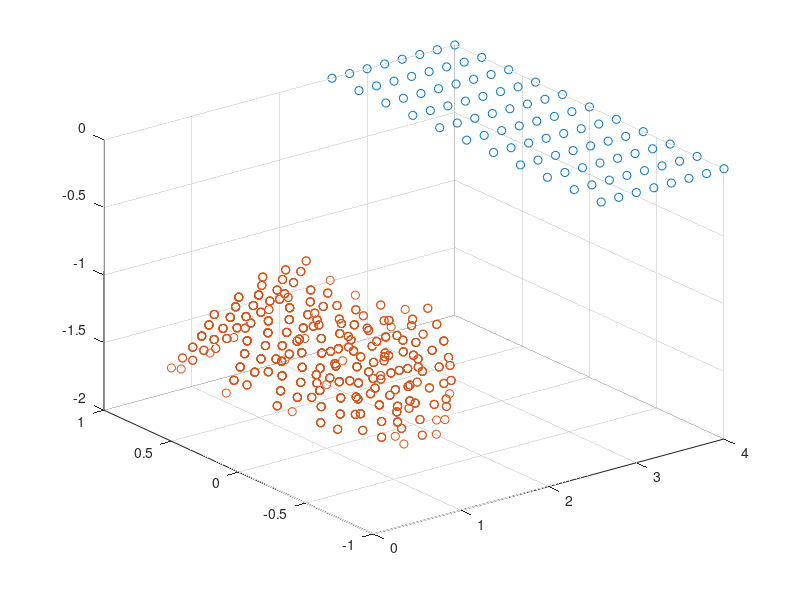
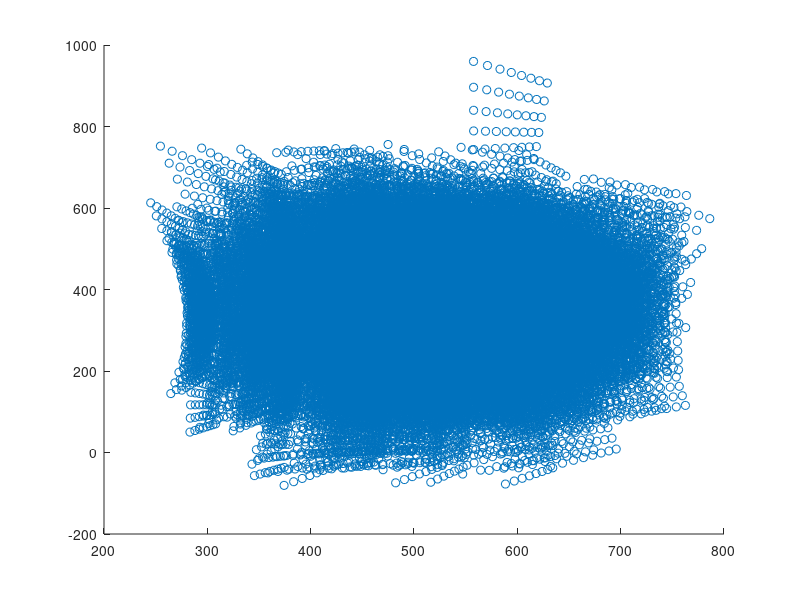

These figures' MATLAB source, in order:
[sprays_x, sprays_y] = meshgrid(2.6 : 0.2 : 4.0, -1.0 : 0.2 : 1.0);
sprays_x = reshape(sprays_x, [], 1);
sprays_y = reshape(sprays_y, [], 1);
% scatter(sprays_x, sprays_y);
% figure();

gt_proj = [
	434.8289178042981	0					500.5	0;
	0					434.8289178042981	330.5	0;
	0					0					1		0
];
gt_camera = [
	-1 0 0 0;
	0 0 1 0;
	0 1 0 0;
	0 0 0 1
]';
gt_sprayhead = [
	1 0 0 0;
	0 1 0 0;
	0 0 1 0;
	0 0 0 1
];

take_poses = csvread('arm_positions.csv');
take_poses = take_poses(:, 1 : end - 1);
take_poses = reshape(take_poses, [], 4, 4);

camera_poses = nan(size(take_poses));
for i = 1 : size(camera_poses, 1)
	take_poses(i, :, :) = squeeze(take_poses(i, :, :))';
	camera_poses(i, :, :) = gt_camera * squeeze(take_poses(i, :, :));
end

scatter3(sprays_x, sprays_y, zeros(size(sprays_x)));
hold on;
scatter3(camera_poses(:, 1, 4), camera_poses(:, 2, 4), camera_poses(:, 3, 4));
hold off;
figure();

data_lines = nan(size(take_poses, 1) * size(sprays_x, 1), 34);
i = 1;
for t = 1 : size(take_poses, 1)
	take_pose = squeeze(take_poses(t, :, :));
	take_flat = reshape(take_pose, [], 1);
	camera_pose = squeeze(camera_poses(t, :, :));
	
	for p = 1 : size(sprays_x, 1)
		spray_matrix = [
			-1 0  0 sprays_x(p);
			0  1  0 sprays_y(p);
			0  0 -1 0.2;
			0  0  0 1
		];
		spraymat_flat = reshape(spray_matrix, [], 1);
		
		point = [sprays_x(p); sprays_y(p); 0; 1];
		
		spraypoint_transformed = camera_pose * point;
		
		spraypoint_projected = gt_proj * spraypoint_transformed;
		
		data_lines(i, :) = [
			take_flat' spraymat_flat' (spraypoint_projected(1) / spraypoint_projected(3)) (spraypoint_projected(2) / spraypoint_projected(3))
		];
		i = i + 1;
	end
end

scatter(data_lines(:, 33), data_lines(:, 34));

csvwrite('synthetic_data.csv', data_lines);
